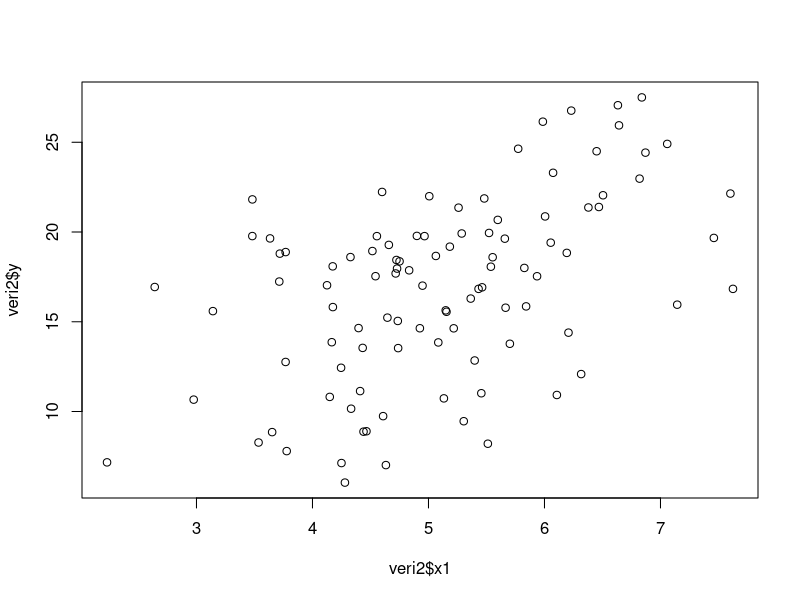
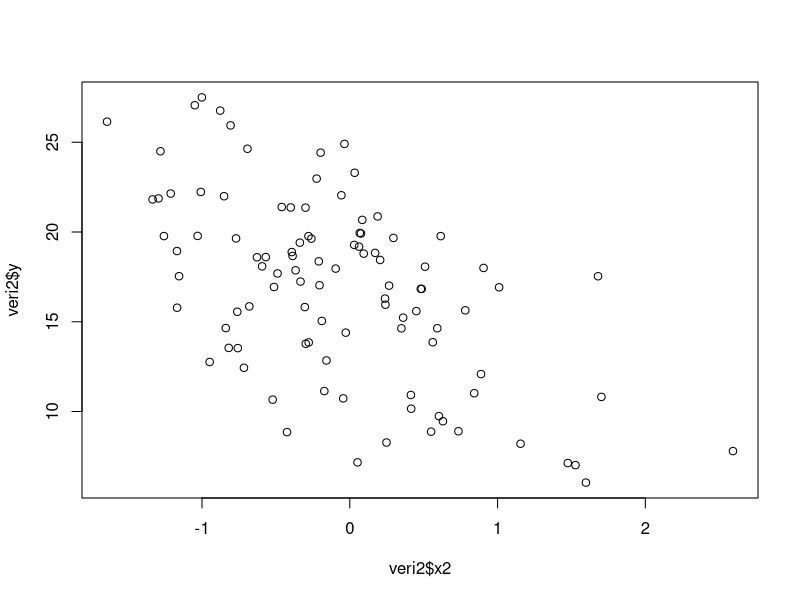
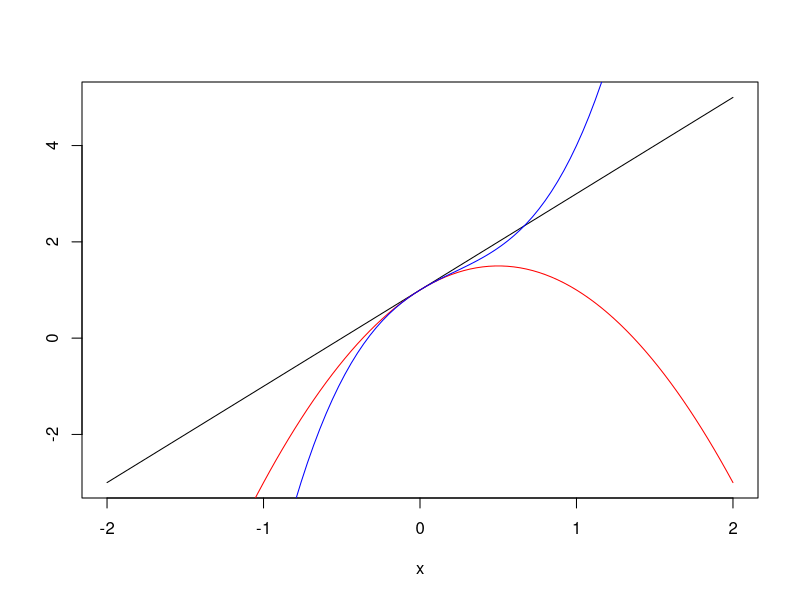
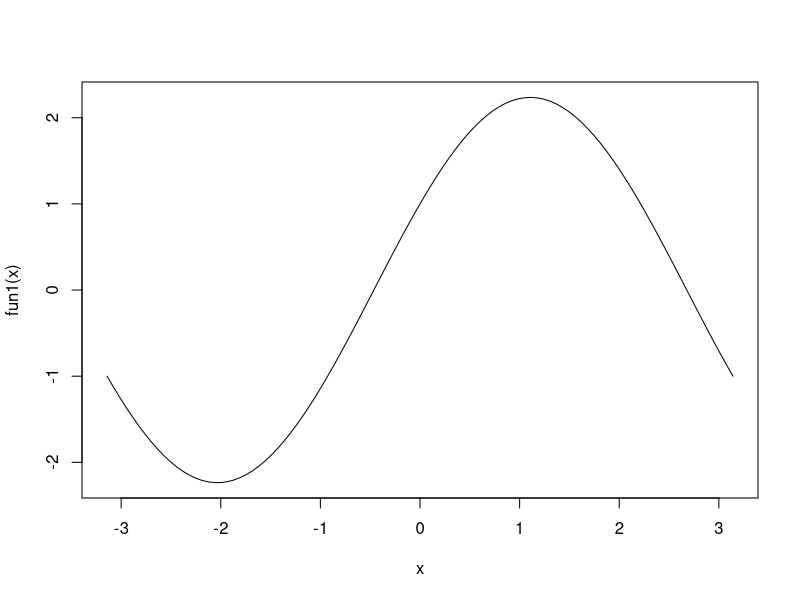
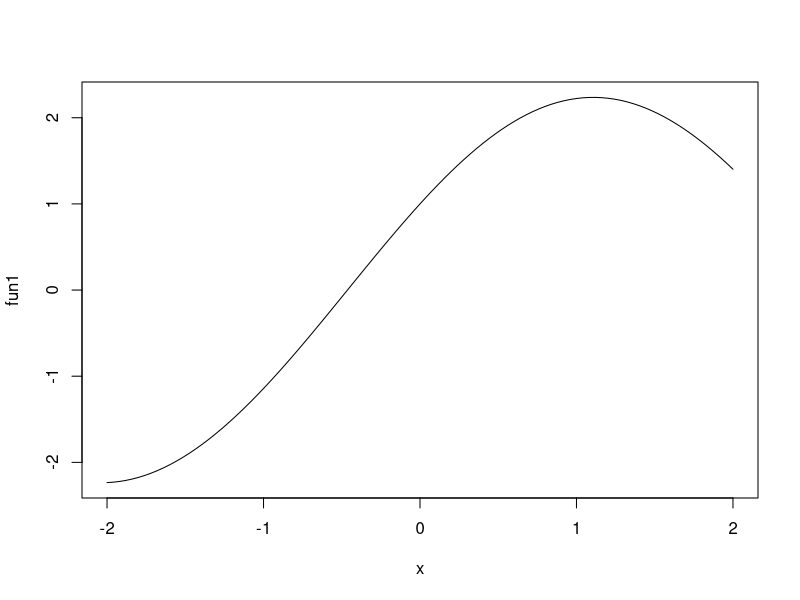
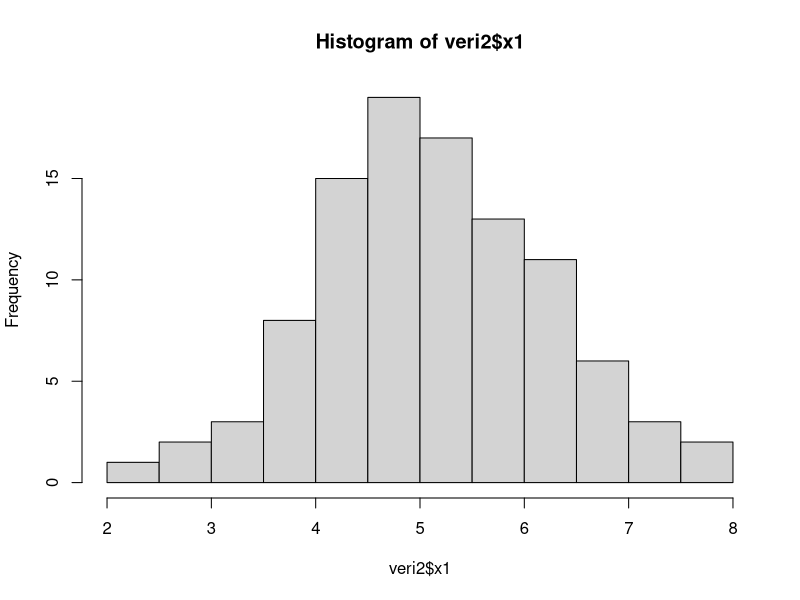
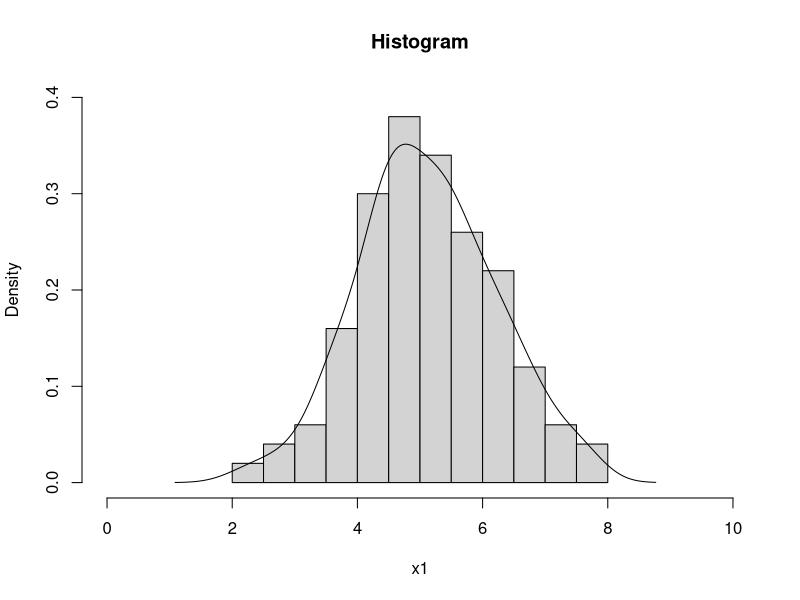
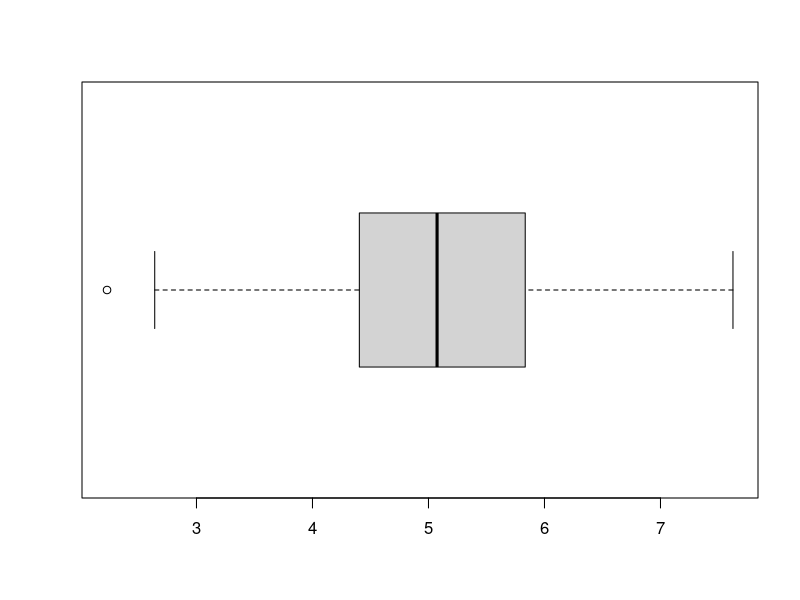

R code for these plots, in order:
## ---- chunk 1
2 + 2
## ---- chunk 2
pi
## ---- chunk 3
log(exp(-5))
## ---- chunk 4
e <- exp(1)
print(e, digits = 3)
## ---- chunk 5
e <- exp(1)
print(e, digits = 17)
## ---- chunk 6
a <- 9*8.1 + 8.1
print(a)
## ---- chunk 7
print(a, digits = 17)
## ---- chunk 8
print(81-a, digits = 17)
## ---- chunk 9
format(81-a, scientific = FALSE)
## ---- chunk 10
81 == a
## ---- chunk 11
all.equal(81,a)
## ---- chunk 12
print(.Machine$double.eps, digits=22)
## ---- chunk 13
b <- 10.2 - 10.1
print(b, digits = 17)
## ---- chunk 14
x <- 5 
y <- 2 
z <- x^y 
z 
## ---- chunk 15
ls()
# ya da objects()
## ---- chunk 16
nesne2 <- c(10, 20)
nesne2
## ---- chunk 17
# Örnek 1
yeni_bir_nesne <- nesne2*5
yeni_bir_nesne
## ---- chunk 18
# Örnek 2
YeniBirNesne <- nesne2*5
YeniBirNesne
## ---- chunk 19
# Örnek 3
yeni.bir.nesne <- nesne2^3
yeni.bir.nesne
## ---- chunk 20
class(yeni_bir_nesne)
## ---- chunk 21
typeof(yeni_bir_nesne)
## ---- chunk 22
sifirlar <- numeric(5)
sifirlar 
## ---- chunk 23
mantiksal <- logical(5)
mantiksal
## ---- chunk 24
kar <- character(5)
kar
## ---- chunk 25
a <- c(1,2,3,4,5)
a
## ---- chunk 26
b <- c(1,1,1,1,1)
a+b
## ---- chunk 27
puanlar <- c("Ahmet" = 80, "Burcu" = 95, "Hasan" = 67)
print(puanlar)
## ---- chunk 28
names(puanlar)
## ---- chunk 29
tam <- c(10L, 20L)
typeof(a)
typeof(tam)
## ---- chunk 30
karakter <- c("iyi", "orta", "kötü")
karakter
typeof(karakter)
## ---- chunk 31
skor <- c("Denek 1" = 80, "Denek 2" = 65, "Denek 3" = 78, "Denek 4" = 94, "Denek 5" = 100, "Denek 6" = NA, "Denek 7" = 55, "Denek 8" = 85, "Denek 9" = 88, "Denek 10" = 75)
print(skor)
## ---- chunk 32
# vektörün eleman sayısı 
length(a) # ya da NROW(a)
# sırala
sort(skor) # default: küçükten büyüğe, NA hariç
# maximum 
max(a)
# minimum
min(a)
# elemanların toplamı
sum(a)
# elemanların çarpımı
prod(a) 
# Tüm elemanları a olan n-vektör: rep(a, n)
rep(1,10)
# seq(T): 1'den  T'ye tamsayı dizisi
seq(10)
# seq(t,T) t'den T'ye tamsayı dizisi
seq(5,10)
# seq(t,T,s) t'den T'ye s artışla tamsayı dizisi
seq(1,10,2)
## ---- chunk 33
# 1nci eleman
skor[1]
# ilk 3 eleman
skor[1:3]
# son eleman
n <- length(skor)
skor[n]
# son 3 eleman
skor[(n-3):n]
## ---- chunk 34
skor[n-3:n]
## ---- chunk 35
# mantıksal işlemler, ==, !=, >, <, >=, <=
0 == 0
0 == 1
## ---- chunk 36
print(a)
# 2'den büyük sayılar
a >= 3
## ---- chunk 37
logic1 <- c(TRUE, FALSE, TRUE)
as.numeric(logic1) 
## ---- chunk 38
# parantez içinde mantıksal karşılaştırma: 
1-(a<=3)
## ---- chunk 39
dusuk_skorlar <- (skor < 70)
dusuk_skorlar
## ---- chunk 40
skor
skor[dusuk_skorlar]
## ---- chunk 41
# öğe NA mı ?
is.na(skor)
## ---- chunk 42
# NA'nın konumunu bul
which(is.na(skor))
## ---- chunk 43
# sayısal öğelerin konumu
which(!is.na(skor))
## ---- chunk 44
skor2 <- skor[which(!is.na(skor))]
skor2
## ---- chunk 45
skor2 <- skor[!is.na(skor)]
skor2
## ---- chunk 46
A <- matrix(data = skor, nrow=10, ncol=1, byrow = FALSE, dimnames = NULL)
print(A)
dim(A) # matrisin boyutları satır x sütun
## ---- chunk 47
rownames(A) <- names(skor)
colnames(A) <- "skor"
print(A)
## ---- chunk 48
B <- matrix(data=1:10, nrow=5, ncol=2, byrow=FALSE, dimnames=NULL)
print(B)
## ---- chunk 49
BB <- matrix(data=1:10, nrow=5, ncol=2, byrow=TRUE, dimnames=NULL)
print(BB)
## ---- chunk 50
t(B)
## ---- chunk 51
B > 5
which(B>5)
BB > 5
which(BB>5)
## ---- chunk 52
zeros <- matrix(data = 0, nrow = 5, ncol = 5)
zeros
## ---- chunk 53
x <- cbind(b,a)
x
#  
cbind(1,1:5)
## ---- chunk 54
cinsiyet <- c("Kadın", "Erkek", "Kadın", "Kadın", "Erkek", "Kadın", "Erkek", "Erkek", "Kadın", "Kadın")
print(cinsiyet) 
table(cinsiyet)
## ---- chunk 55
x<- cbind(skor, cinsiyet)
x
## ---- chunk 56
# bir R listesi oluştur
liste1 <- list(numaralar = seq(10,20,3), 
               isimler = c("Ahmet", "Burcu", "Hasan"), 
               birim_mat = diag(4)
               )
#  
liste1 
## ---- chunk 57
names(liste1)
## ---- chunk 58
# örnek
liste1$numaralar
liste1$numaralar[1]
## ---- chunk 59
dim(liste1$birim_mat)
## ---- chunk 60
veri1 <- data.frame(skor, cinsiyet)
veri1
## ---- chunk 61
names(veri1)
str(veri1)
summary(veri1)
## ---- chunk 62
# örnek veri seti simülasyonu
set.seed(123)
x1 = rnorm(100, mean=5, sd=1.2)
x2 = rnorm(100, mean=0, sd=0.8)
grup = sample(c("A", "B", "C"), 100, replace = TRUE)
y = 2 + 2*x1 - 3*x2 + 5*(grup=="B") + 8*(grup=="C") + rnorm(100) 
#
veri2 <- data.frame(y, x1, x2, grup) # veri çerçevesini oluştur
head(veri2)
## ---- chunk 63
plot(veri2$x1, veri2$y)
## ---- chunk 64
plot(veri2$x2, veri2$y)
## ---- chunk 65
# a linear function
curve(1+2*x, from=-2, to=2, xlab="x", ylab="" )
# add a quadratic function
curve(1+2*x-2*x^2, add = TRUE, col = "red" )
# cubic
curve(1+2*x-2*x^2+3*x^3, add = TRUE, col = "blue" )

## ---- chunk 66
# fonksiyonu tanımla
fun1 <- function(x) 2*sin(x)+cos(x)
# eğriyi çiz
curve(fun1, -pi, pi, n = 100) 
## ---- chunk 67
# focus on the interval -2 < x < 2
plot(fun1, -2, 2)
## ---- chunk 68
hist(veri2$x1) 
## ---- chunk 69
hist(veri2$x1, freq = FALSE, ylim = c(0, 0.4), xlim = c(0,10), 
     xlab = "x1", main = "Histogram")
lines(density(veri2$x1))
## ---- chunk 70
boxplot(veri2$x1, horizontal=TRUE)
## ---- chunk 71
# min Q1 median Q3 max
fivenum(veri2$x1)
summary(veri2$x1)
## ---- chunk 72
boxplot(veri2$y ~ veri2$grup, horizontal=FALSE)
## ---- chunk 73
plot(as.factor(veri2$grup), veri2$y)
## ---- chunk 74
plot(ecdf(veri2$x1))
## ---- chunk 75
plot(veri2$x2, veri2$y, 
     col = rgb(0,100,0,50, maxColorValue = 255), # renk kontrolü
     pch = 16,                                   # nokta şekli
     main ="Serpilme çizimi",                    # başlık
     xlab = "x1", 
     ylab = "y"
     )
## ---- chunk 76
table(veri2$grup)
prop.table(table(veri2$grup))
## ---- chunk 77
## etiketleri oluştur
grup_etiket <- c("A", "B", "C") 
# faktor değişkeni oluştur
grup_faktor <- factor(veri2$grup, labels = grup_etiket) 
## ---- chunk 78
# sıklık dağılımı
table(grup_faktor)
## ---- chunk 79
barplot(table(grup_faktor))
## ---- chunk 80
# 
pie(table(grup_faktor), col = blues9)
## ---- chunk 81
# doğru ve doğru = doğru
TRUE & TRUE 
## ---- chunk 82
# doğru ve yanlış = yanlış
TRUE & FALSE 
## ---- chunk 83
# yanlış ve doğru = yanlış
FALSE & TRUE 
## ---- chunk 84
# yanlış ve yanlış = yanlış
FALSE & FALSE 
## ---- chunk 85
x <- c(4, 8)
x > 3 & x < 6
## ---- chunk 86
# doğru veya doğru = doğru 
TRUE | TRUE
## ---- chunk 87
# doğru veya yanlış = doğru 
TRUE | FALSE
## ---- chunk 88
# yanlış veya doğru = doğru 
FALSE | TRUE
## ---- chunk 89
# yanlış veya yanlış = yanlış
FALSE | FALSE
## ---- chunk 90
x <- c(4, 8)
x > 3 | x < 6
## ---- chunk 91
# grup = A olanları seç
veri2_A <- veri2[grup == "A", ]
head(veri2_A)
## ---- chunk 92
# subset() fonksiyonu ile 
head(subset(veri2, grup=="A"))
## ---- chunk 93
# grup = A ve grup = B olanları seç
veri2_AB <- veri2[grup == "A" | grup == "B", ]
head(veri2_AB)
## ---- chunk 94
# %in% işlemcisi ile
# grup = A ve grup = B olanları seç
veri2_AB <- veri2[grup %in% c("A", "B"), ]
head(veri2_AB)
## ---- chunk 95
# veri2'den 10 satırın rassal seçimi
set.seed(99)
orneklem1 <- sample(1:nrow(veri2), 10, replace = FALSE)
orneklem1 # satır numaraları
## ---- chunk 96
# veri2'den satırları çek
veri2[orneklem1, ]
## ---- chunk 97
satirno <- sample(1:nrow(veri2), nrow(veri2), replace = TRUE)
boot1 <- veri2[satirno, ]
head(boot1)
## ---- chunk 98
a <- seq(1,10,1)
b <- 85
c <- "YTU"
if (typeof(b)=="double" |  typeof(b)=="integer") {
  print(b) } else {
    print("This is not a numeric object")
  }

## ---- chunk 99
x <- -10
if (x < 0) {
    print("x negatif bir sayıdır") 
  } else if (x == 0) {
    print("x sıfıra eşittir") 
  } else {
    print("x pozitif bir sayıdır")
  }
## ---- chunk 100
for (i in 1:10){
  if (i<5) {print(i^2)}
  else {print(sqrt(i))}
}
## ---- chunk 101
liste_ort <- lapply(mtcars, mean)  # 
unlist(liste_ort)
## ---- chunk 102
set.seed(456)
x1 <- runif(100)
x2 <- runif(100)
x3 <- rnorm(100)
x4 <- rnorm(100)
napoz1 <- sample(1:100, sample(1:10, 1), replace = FALSE)
napoz2 <- sample(1:100, sample(1:10, 1), replace = FALSE)
x1[napoz1] <- NA
x2[napoz2] <- NA
data <- data.frame(x1, x2, x3, x4)
head(data)
## ---- chunk 103
na_sayisi <- function(x) {
  sum(is.na(x))
}
unlist(lapply(data, na_sayisi))
## ---- chunk 104
# ya da daha basit olarak 
unlist(lapply(data, function(x) sum(is.na(x))))
## ---- chunk 105
# data sütunları nümerik mi?
sapply(data, is.numeric)
## ---- chunk 106
# data sütunlarında NA sayısı 
sapply(data, function(x) sum(is.na(x)))
## ---- chunk 107
# vapply() için çıktı vektörünün türünü bildirmemiz gerekir
vapply(data, is.numeric, logical(1))
## ---- chunk 108
# data sütunlarında NA sayısı 
vapply(data, function(x) sum(is.na(x)), numeric(1))
## ---- chunk 109
# 200 x 5 boyutlu bir uniform matris oluştur 
set.seed(789)
X <- matrix(runif(1000), ncol = 5)
colnames(X) <- letters[1:5]
head(X)
## ---- chunk 110
# X'in sütun ortalamalarını bul 
apply(X, 2, mean) # satırlar için margin=1, sütunlar için ise 2
## ---- chunk 111
mean(skor)
## ---- chunk 112
mean(skor, na.rm = TRUE) # ya da mean(skor, TRUE)
## ---- chunk 113
sd(skor, na.rm = TRUE)
## ---- chunk 114
args(sd) 
## ---- chunk 115
sd
## ---- chunk 116
tek_cift <- function(x) {
    if (x == 0) {
      print("Girdiğiniz sayı sıfırdır!")
    } else if (x %% 2 == 0) {
      print("Çift sayı") 
    } else {
      print("Tek sayı")
    }
}
## ---- chunk 117
# tek_cift() fonksiyonunu kullanabiliriz
tek_cift(4) 
tek_cift(5L) 
## ---- chunk 118
kacinci_harf <- function (harf) {
  harfler <- c(letters[1:3], "Ç", letters[4:7], "ğ", letters[8], "ı", letters[9:15],
               "ö", letters[16], letters[18:19], "ş", letters[20:21], "ü", 
               letters[c(22,25,26)]) 
  HARFLER <- c(LETTERS[1:3], "Ç", LETTERS[4:7], "Ğ", LETTERS[8], "I", "İ", 
               LETTERS[10:15], "Ö", LETTERS[16], LETTERS[18:19], "Ş", 
               LETTERS[20:21], "Ü", LETTERS[c(22,25,26)]) 
  
  if (length(which(harfler == harf)) == 0) {
     paste0(harf, " alfabenin ", which(HARFLER == harf), ". harfidir")
  } else {
     paste0(harf, " alfabenin ", which(harfler == harf), ". harfidir")
  }
 
}
kacinci_harf("h")
kacinci_harf("İ")
kacinci_harf("Ş")
## ---- chunk 119
rownames(installed.packages(priority="base"))
## ---- chunk 120
library(corrplot)
kor_matris <- cor(mtcars)
corrplot(kor_matris)
## ---- chunk 121
corrplot(kor_matris, method = "number")
## ---- chunk 122
packageDescription("corrplot")
